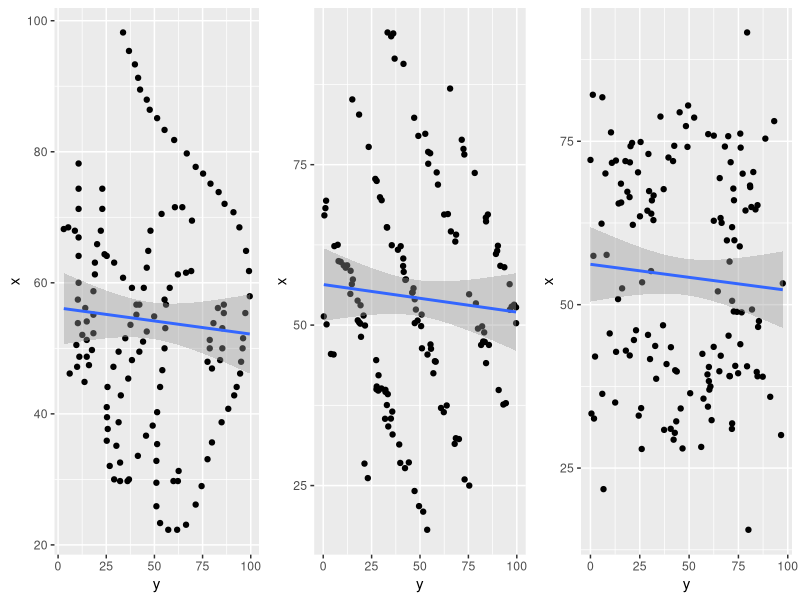
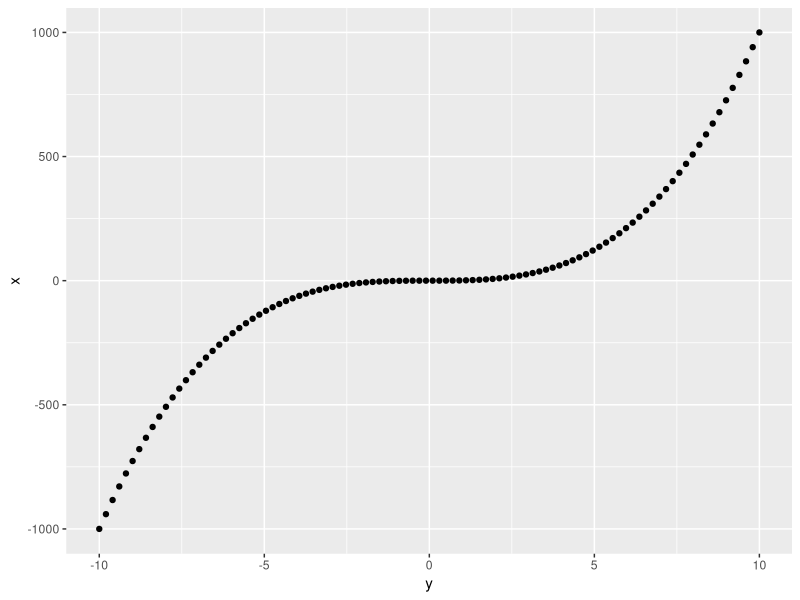

Recreate these plots in R, in order.
## ---- chunk 1
options(digits = 4)
## ---- chunk 2
options(digits=4)

data1 <- data.frame(
	x = c(55.3846, 51.5385, 46.1538, 42.8205, 40.7692, 38.7179, 35.641, 33.0769, 28.9744, 26.1538, 23.0769, 22.3077, 22.3077, 23.3333, 25.8974, 29.4872, 32.8205, 35.3846, 40.2564, 44.1026, 46.6667, 50, 53.0769, 56.6667, 59.2308, 61.2821, 61.5385, 61.7949, 57.4359, 54.8718, 52.5641, 48.2051, 49.4872, 51.0256, 45.3846, 42.8205, 38.7179, 35.1282, 32.5641, 30, 33.5897, 36.6667, 38.2051, 29.7436, 29.7436, 30, 32.0513, 35.8974, 41.0256, 44.1026, 47.1795, 49.4872, 51.5385, 53.5897, 55.1282, 56.6667, 59.2308, 62.3077, 64.8718, 67.9487, 70.5128, 71.5385, 71.5385, 69.4872, 46.9231, 48.2051, 50, 53.0769, 55.3846, 56.6667, 56.1538, 53.8462, 51.2821, 50, 47.9487, 29.7436, 29.7436, 31.2821, 57.9487, 61.7949, 64.8718, 68.4615, 70.7692, 72.0513, 73.8462, 75.1282, 76.6667, 77.6923, 79.7436, 81.7949, 83.3333, 85.1282, 86.4103, 87.9487, 89.4872, 93.3333, 95.3846, 98.2051, 56.6667, 59.2308, 60.7692, 63.0769, 64.1026, 64.359, 74.359, 71.2821, 67.9487, 65.8974, 63.0769, 61.2821, 58.7179, 55.1282, 52.3077, 49.7436, 47.4359, 44.8718, 48.7179, 51.2821, 54.1026, 56.1538, 52.0513, 48.7179, 47.1795, 46.1538, 50.5128, 53.8462, 57.4359, 60, 64.1026, 66.9231, 71.2821, 74.359, 78.2051, 67.9487, 68.4615, 68.2051, 37.6923, 39.4872, 91.2821, 50, 47.9487, 44.1026),
	y = c(97.1795, 96.0256, 94.4872, 91.4103, 88.3333, 84.8718, 79.8718, 77.5641, 74.4872, 71.4103, 66.4103, 61.7949, 57.1795, 52.9487, 51.0256, 51.0256, 51.0256, 51.4103, 51.4103, 52.9487, 54.1026, 55.2564, 55.641, 56.0256, 57.9487, 62.1795, 66.4103, 69.1026, 55.2564, 49.8718, 46.0256, 38.3333, 42.1795, 44.1026, 36.4103, 32.5641, 31.4103, 30.2564, 32.1795, 36.7949, 41.4103, 45.641, 49.1026, 36.0256, 32.1795, 29.1026, 26.7949, 25.2564, 25.2564, 25.641, 28.718, 31.4103, 34.8718, 37.5641, 40.641, 42.1795, 44.4872, 46.0256, 46.7949, 47.9487, 53.718, 60.641, 64.4872, 69.4872, 79.8718, 84.1026, 85.2564, 85.2564, 86.0256, 86.0256, 82.9487, 80.641, 78.718, 78.718, 77.5641, 59.8718, 62.1795, 62.5641, 99.4872, 99.1026, 97.5641, 94.1026, 91.0256, 86.4103, 83.3333, 79.1026, 75.2564, 71.4103, 66.7949, 60.2564, 55.2564, 51.4103, 47.5641, 46.0256, 42.5641, 39.8718, 36.7949, 33.718, 40.641, 38.3333, 33.718, 29.1026, 25.2564, 24.1026, 22.9487, 22.9487, 22.1795, 20.2564, 19.1026, 19.1026, 18.3333, 18.3333, 18.3333, 17.5641, 16.0256, 13.718, 14.8718, 14.8718, 14.8718, 14.1026, 12.5641, 11.0256, 9.8718, 6.0256, 9.4872, 10.2564, 10.2564, 10.641, 10.641, 10.641, 10.641, 10.641, 10.641, 8.718, 5.2564, 2.9487, 25.7692, 25.3846, 41.5385, 95.7692, 95, 92.6923))

data2 <- data.frame(
	x = c(52.8720214902, 59.0141444945, 56.3751090389, 37.8391996844, 39.8853734176, 44.0774051326, 31.4970254888, 25.9525965456, 36.4347239148, 24.997482691, 32.2462751352, 18.1094722949, 21.7960992263, 24.150491069, 28.6031956015, 20.9319996761, 35.4355325251, 44.3773828236, 46.313692406, 46.3860739231, 42.4954400876, 44.3005150328, 46.9882833458, 52.4215231623, 64.090998189, 63.0168717563, 67.3025779226, 67.2259568904, 50.309988715, 45.4126389249, 54.0206071815, 49.8420222483, 50.7132995657, 55.0455549106, 37.5437012597, 39.7958978066, 28.5233910215, 31.3996460012, 39.2415652162, 27.7140565712, 32.9607035213, 35.4047362397, 51.6422264225, 34.207620843, 36.5234892198, 28.4192021281, 26.1604969417, 40.435327397, 44.544955314, 40.1237272008, 42.1848064503, 40.0026592892, 57.1252310509, 60.375744968, 55.1058961252, 61.7372710245, 55.7412443246, 58.2964084158, 57.0425482213, 76.7756112073, 71.8870772602, 73.7883730663, 75.1396847343, 64.5963189058, 46.9095386323, 46.9051031994, 49.8069877356, 48.8632418189, 66.7481899024, 62.3597662841, 47.3748964954, 47.4464667165, 53.385280634, 49.4527077733, 54.8026825363, 37.0882451339, 32.3759619238, 37.4770138847, 52.4066488967, 50.2970432655, 61.5633243835, 61.0865603919, 59.2364904011, 66.1540050863, 67.2313347767, 73.7099068702, 76.5804513576, 78.8765811639, 77.4490021363, 86.8537073476, 79.806531301, 76.9882734745, 79.4793575017, 82.3041595613, 90.700691247, 95.4434878077, 94.9974880471, 91.517847246, 62.2926421901, 59.2034756073, 65.2563927704, 62.4447424979, 72.4624062907, 69.9194262552, 77.7628590782, 72.7784101997, 65.198316667, 69.4598588916, 59.3150555205, 51.487713355, 57.1124475509, 50.2244178157, 50.4338611907, 56.3803054046, 54.8635045999, 45.4998576493, 49.9367453057, 53.8098729164, 59.8526782804, 48.1756567942, 50.7417190667, 58.4597612975, 50.1145975193, 45.4203820755, 51.3532681954, 53.091704424, 58.9431665444, 59.3109904219, 68.2221986595, 62.5117719862, 69.3800563617, 82.8002478704, 85.1603321777, 67.095847697, 62.307750573, 59.9704150458, 39.9116351739, 39.5965009783, 95.5934163965, 52.772288113, 53.1786144535, 37.6270534612),
	y = c(97.3432226575, 93.5748748733, 96.30514763, 94.359443503, 90.6346620817, 84.1258533023, 67.9125621568, 73.0331803541, 62.2940454639, 75.4415616626, 70.1105868383, 53.7081103324, 49.4995295248, 47.1885335266, 44.2237227, 51.6462354868, 34.9610381566, 57.6847369215, 55.6855917703, 51.0021645381, 56.9036815315, 58.1329592781, 55.4206367313, 47.867005488, 68.6509850107, 68.2252589114, 64.4134627173, 62.4764105301, 47.2678818553, 53.8707976895, 47.2698972057, 50.5765522936, 48.7722867825, 45.9862727459, 32.8840244657, 28.4432191156, 39.7966662481, 39.2652632229, 33.3614166846, 42.2500516253, 35.8231112903, 31.9391621952, 50.8383406788, 33.5938054385, 35.6710483891, 21.3157482481, 23.0422314726, 27.6400711421, 27.3622426221, 30.0731619402, 28.5736747331, 27.4875100027, 42.7390191388, 41.3564579961, 46.1490510561, 38.5848440052, 46.6535769763, 41.5831977346, 42.418757739, 55.2545987009, 59.2669926152, 58.6208121164, 54.2445521781, 65.952512925, 85.6022611586, 81.5656424136, 82.085025592, 83.1583574877, 84.0048341677, 90.2436599196, 83.4715555182, 82.622124014, 78.8711362558, 79.9306028004, 75.3639849893, 60.857227495, 68.5108204552, 63.7886855744, 96.4254150057, 99.6441791736, 89.8641388605, 89.2243556475, 91.4811005766, 84.1119370252, 85.055640808, 78.2706108976, 72.8915336827, 71.5625276804, 72.4473094857, 65.5433240194, 52.7231797883, 54.2027848022, 49.1410154455, 46.9909036215, 41.4667030063, 36.1897016148, 35.0953011066, 36.8902631263, 40.0295333141, 41.2706776667, 32.8541041237, 35.4149992261, 27.6242638254, 29.3110927191, 23.4913735562, 26.9005353695, 33.0271717859, 30.1970315053, 12.3543136666, 20.8436106875, 15.3217851726, 19.1709698793, 18.5348708515, 14.7884597101, 14.009611915, 3.98542629287, 21.5900969196, 17.7664144512, 9.03994992133, 19.5212153543, 17.8384056087, 14.1486628546, 1.74146171252, 5.37240899542, 0.30387242055, 19.2900304453, 11.6128777918, 10.5721363739, 1.13388036584, 7.49123248279, 1.48813233299, 18.5293762368, 15.0183695439, 0.601490941965, 5.74997471945, 7.9133104735, 32.1440226145, 32.1361317349, 33.2341293953, 99.6134716833, 98.6038611855, 93.060672952)
)

data3 <- data.frame(
	x = c(32.3311102266, 53.4214628807, 63.92020226, 70.2895057187, 34.1188302357, 67.6707164012, 53.2591294055, 63.5149808671, 67.9805388133, 67.3724659005, 15.5607495229, 71.7907676942, 70.2425464362, 64.9374355444, 62.2135245453, 67.2694004772, 40.5701970446, 74.7411813341, 71.7683189223, 76.1669198143, 65.6236574431, 50.8506336394, 33.0240700249, 39.7063261674, 45.5964849542, 42.9680469104, 52.4944067819, 46.0822757831, 74.2477082092, 64.5682641863, 74.0216939058, 62.3911805626, 74.189036683, 28.2367819396, 75.7719387944, 75.8552294691, 65.9708570175, 21.7780404779, 67.7597962473, 78.6171953363, 68.5077081898, 74.8850211598, 66.4549036599, 77.3178020985, 58.9124603193, 57.617447817, 76.0882257967, 57.4660505497, 79.4283834934, 76.3565221496, 64.4050752632, 40.6350418091, 43.9498645857, 30.9962205791, 68.2307689907, 72.0463894612, 46.5927679682, 49.2572183396, 42.7817612539, 65.475952195, 71.9650826544, 32.1464623358, 31.8384976954, 31.0052582572, 80.4708943189, 71.9641671122, 78.0794214417, 41.6775957748, 65.953595185, 62.9344593731, 64.3737979844, 72.5093283599, 30.0522898741, 28.0033242354, 75.4012268619, 38.9800154218, 65.2199135479, 73.0539899616, 34.3983616372, 43.4904501336, 55.138737967, 43.6843934333, 35.9036097344, 45.3780188805, 39.7774828713, 38.6644611569, 39.0440366877, 91.6399614428, 47.4881326771, 44.5902125769, 39.0896145478, 42.2293783752, 37.0003871448, 39.0520864793, 37.4884147432, 69.3595594592, 43.542775926, 39.8112302539, 70.0689259404, 70.0405435824, 39.505789079, 62.5168908529, 72.1399254065, 45.2515760666, 42.0633045627, 36.3556951539, 30.3918276596, 36.4490038543, 40.467576002, 81.7246168002, 48.8231974964, 35.6205617651, 50.5839631148, 61.8564651063, 39.3237560262, 42.1856791429, 30.8469189898, 29.3462004281, 82.1105579783, 38.3020058088, 56.5841530218, 33.3393742865, 78.7742390407, 27.9226442446, 71.6978651182, 74.1383313856, 32.579020066, 59.83218542, 35.0306285457, 74.3001198284, 63.2501970628, 34.1730737648, 40.9138319319, 62.8332930874, 42.4767923803, 52.0334562787, 48.9070429644, 59.8518383854, 48.9604602016, 46.8448551673, 39.9630215796, 66.704943997),
	y = c(61.411101248, 26.1868803879, 30.8321939163, 82.5336485877, 45.7345513203, 37.110947969, 97.4757710964, 25.1000785788, 80.9571652197, 29.720400203, 80.0656402858, 71.0654666627, 24.1095975542, 81.5542049945, 21.4758389969, 18.7089683725, 79.3729634752, 21.1016372041, 20.0110618423, 75.9361704048, 15.5828033531, 13.9876016304, 24.4678303872, 84.2752871038, 9.76334884943, 17.9454583961, 16.0511142003, 23.1104578154, 20.314187812, 83.6396338956, 76.1282745076, 5.62307076073, 68.1335832223, 56.1395964513, 69.8292300322, 62.5170442862, 72.7448559954, 6.61662530728, 72.4212015285, 52.5752573142, 15.4569189652, 25.4166063231, 19.8366286542, 48.3983464352, 75.6677562173, 8.19480060319, 59.6799300235, 1.50441817488, 45.2107942872, 10.4182411281, 78.5841760758, 73.3947503698, 75.9587156671, 71.694404938, 80.8725016628, 12.9180067349, 84.9723827774, 81.8814032306, 12.9911884302, 14.2745856444, 17.7102359443, 43.4817094425, 71.8121653901, 40.682503007, 49.5021483467, 41.8742826668, 93.1333167652, 30.2012640846, 31.1474060835, 31.9163906992, 28.8625834061, 39.5401302526, 96.6175423534, 46.6721919544, 88.6390766207, 87.322160691, 84.6829549336, 29.3808085571, 59.5444469033, 40.782542065, 30.7257603575, 32.8230098696, 91.1118630801, 29.1692166544, 43.75581895, 33.3172384774, 84.6760108316, 79.4066030605, 85.3899333808, 22.0340116412, 70.4661940802, 19.9140684075, 60.264279248, 70.6525028457, 60.8144048511, 65.5213545959, 62.4603112824, 65.3348328092, 7.59346560899, 77.1438066024, 74.8516272173, 66.4847322418, 0.0151193251552, 70.0034213192, 2.33519661206, 6.0058486497, 42.75961287, 50.5462690659, 60.0275120878, 6.03754484635, 76.6353305783, 57.2860155789, 71.8066161014, 71.7927431642, 59.3008196656, 66.0348978235, 37.3416401041, 42.1487418312, 1.21055166293, 60.0177857932, 70.512514809, 0.5091067352, 35.4841012146, 25.9868781844, 10.8681445111, 49.1739189791, 1.80811559665, 69.1525081443, 12.5366493416, 42.4770945921, 65.9524861966, 25.6936743092, 38.5590195509, 62.5108942269, 56.7312899691, 64.5666620298, 74.2877488252, 72.9583909677, 72.6295257275, 36.7917136918, 42.9449148487, 32.0150954299)
)
## ---- chunk 3
data1.x.mean <- mean(data1$x)
data1.y.mean <- mean(data1$y)
data2.x.mean <- mean(data2$x)
data2.y.mean <- mean(data2$y)
data3.x.mean <- mean(data3$x)
data3.y.mean <- mean(data3$y)
## ---- chunk 4
data1.x.median <- median(data1$x)
data1.y.median <- median(data1$y)
data2.x.median <- median(data2$x)
data2.y.median <- median(data2$y)
data3.x.median <- median(data3$x)
data3.y.median <- median(data3$y)
## ---- chunk 5
data1.x.sd <- sd(data1$x)
data1.y.sd <- sd(data1$y)
data2.x.sd <- sd(data2$x)
data2.y.sd <- sd(data2$y)
data3.x.sd <- sd(data3$x)
data3.y.sd <- sd(data3$y)
## ---- chunk 6
data1.correlation <- cor(data1$x, data1$y)
data2.correlation <- cor(data2$x, data2$y)
data3.correlation <- cor(data3$x, data3$y)
## ---- chunk 7
data1.slope <- lm(y ~ x, data = data1)$coefficients[[2]]
data2.slope <- lm(y ~ x, data = data2)$coefficients[[2]]
data3.slope <- lm(y ~ x, data = data3)$coefficients[[2]]

data1.intercept <- lm(y ~ x, data = data1)$coefficients[[1]]
data2.intercept <- lm(y ~ x, data = data2)$coefficients[[1]]
data3.intercept <- lm(y ~ x, data = data3)$coefficients[[1]]
## ---- chunk 8
data1.rsquared <- summary(lm(y ~ x, data = data1))$r.squared
data2.rsquared <- summary(lm(y ~ x, data = data2))$r.squared
data3.rsquared <- summary(lm(y ~ x, data = data3))$r.squared
## ---- chunk 9
##### DO NOT MODIFY THIS R BLOCK! ######
# This R block will create a table to display all the calculations above in one table.
# For this to work it presumes that each of the variables set above are scalers 
# (e.g. data1.mean, data1.intercept, etc.), that is, length(XXX) == 1.
library(knitr)
library(kableExtra)
vars <- list(data1.x.mean, data1.x.median, data1.x.sd, data1.correlation, data1.intercept, data1.slope, data1.rsquared, data1.y.mean, data1.y.median, data1.y.sd, data2.x.mean, data2.x.median, data2.x.sd, data2.correlation, data2.intercept, data2.slope, data2.rsquared, data2.y.mean, data2.y.median, data2.y.sd, data3.x.mean, data3.x.median, data3.x.sd, data3.correlation, data3.intercept, data3.slope, data3.rsquared, data3.y.mean, data3.y.median, data3.y.sd)
var.lengths <- sapply(vars, FUN = length)
if(any(var.lengths) > 1) {
	stop(paste0('The variables must be scalers (i.e. have a length of 1).'))
}
results <- data.frame(
	data1.x = c(data1.x.mean, data1.x.median, data1.x.sd, data1.correlation, data1.intercept, data1.slope, data1.rsquared),
	data1.y = c(data1.y.mean, data1.y.median, data1.y.sd, NA, NA, NA, NA),
	data2.x = c(data2.x.mean, data2.x.median, data2.x.sd, data2.correlation, data2.intercept, data2.slope, data2.rsquared),
	data2.y = c(data2.y.mean, data2.y.median, data2.y.sd, NA, NA, NA, NA),
	data3.x = c(data3.x.mean, data3.x.median, data3.x.sd, data3.correlation, data3.intercept, data3.slope, data3.rsquared),
	data3.y = c(data3.y.mean, data3.y.median, data3.y.sd, NA, NA, NA, NA),
	stringsAsFactors = FALSE
)
row.names(results) <- c('Mean', 'Median', 'SD', 'r', 'Intercept', 'Slope', 'R-Squared')
names(results) <- c('x','y','x','y','x','y')
options(knitr.kable.NA = '')
kable(results, digits = 4, 
	  align = 'r',
	  row.names = TRUE, 
	  format.args=list(nsmall = 4)) %>%
	column_spec(2:7, width = ".5in") %>%
	add_header_above(c(" " = 1, "Data 1" = 2, "Data 2" = 2, "Data 3" = 2))
## ---- chunk 10
library(ggplot2)

p1 <- ggplot(data1, aes(y,x)) + 
  geom_point() +
  geom_smooth(method = lm, formula = y ~ x)

p2 <- ggplot(data2, aes(y,x)) + 
  geom_point() +
  geom_smooth(method = lm, formula = y ~ x)

p3 <- ggplot(data3, aes(y,x)) + 
  geom_point() +
  geom_smooth(method = lm, formula = y ~ x)

cowplot::plot_grid(p1, p2, p3, ncol = 3)
## ---- chunk 11
y <- seq(-10, 10, length.out = 100)
x <- y^3
df <- data.frame(y = y, x = x)

summary(lm(y~x, df))
## ---- chunk 12
ggplot(df, aes(y,x)) +
  geom_point()
